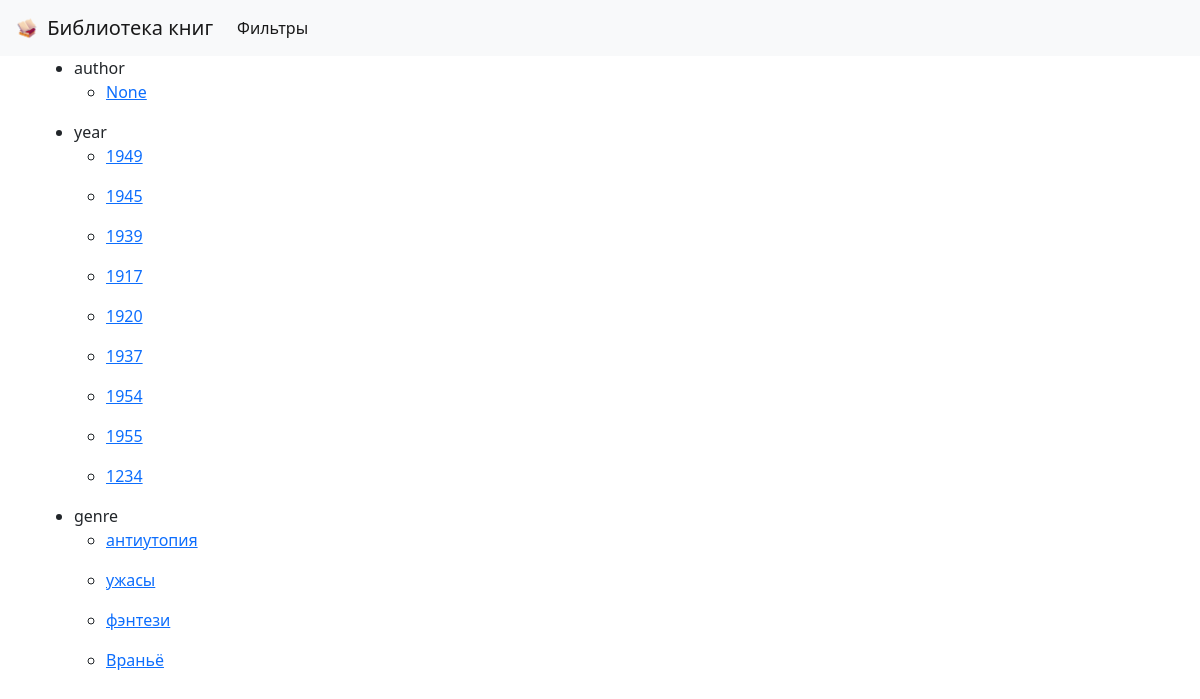
Page /allfilters/ on the earlier database version.
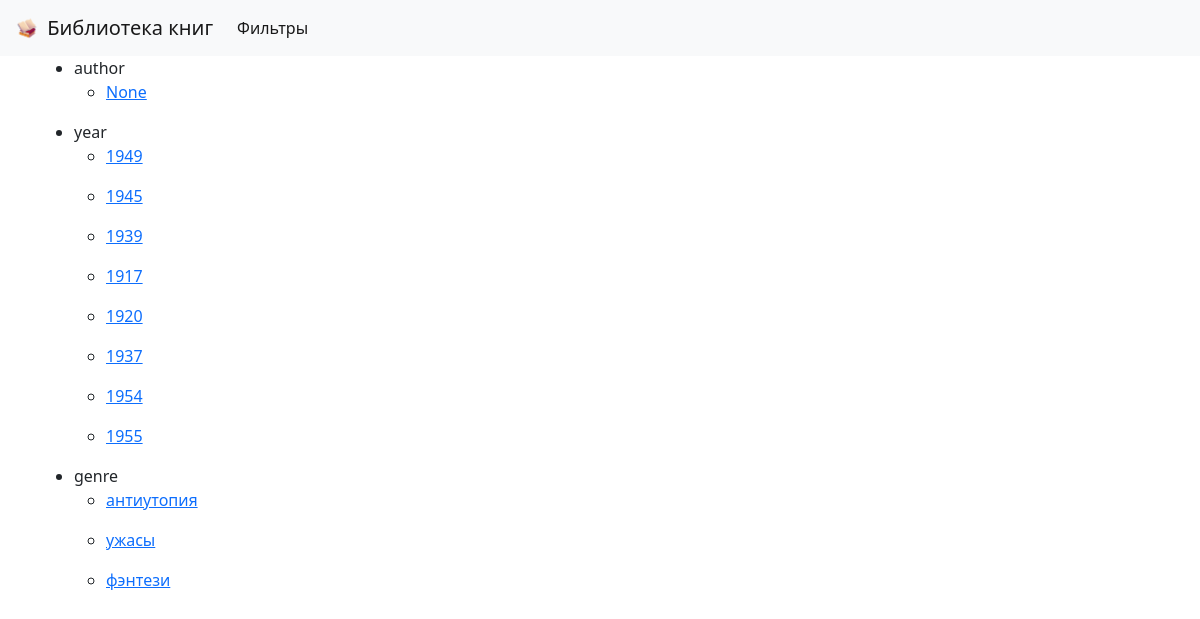
Same page on the later database version.
### book/models.py (models this page shows, shortened)
class Book(models.Model):
    class Status(models.TextChoices):
        DRAFT = 'DF', 'Черновик'
        PUBLISHED = 'PB', 'Опубликовано'
    title = models.CharField(
        verbose_name='Название',
        help_text='Название книги до 100 символов',
        max_length=100,
    )
    author = models.ForeignKey('Author', on_delete=models.PROTECT)
    year = models.DecimalField(
        verbose_name='Год издания',
        help_text='Год издания книги',
        max_digits=4,
        decimal_places=0,
        blank=False,
    )
    genre = models.CharField(
        verbose_name='Жанр',
        help_text='Жанр книги до 50 символов',
        max_length=50,
        blank=False,
    )
    cover = models.ImageField(
        upload_to='img/covers',
        default='/img/covers/no_photo.webp',
        verbose_name='Обложка',
    )
    publish = models.DateTimeField(
        verbose_name='Дата публикации',
        default=timezone.now,
    )
    created = models.DateTimeField(
        verbose_name='Дата создания',
        auto_now_add=True,
    )
    updated = models.DateTimeField(
        verbose_name='Дата изменения',
        auto_now=True,
    )
    status = models.CharField(
        verbose_name='Статус',
        max_length=2,
        choices=Status.choices,
        default=Status.DRAFT,
    )
    objects = models.Manager()
    published = PublishedManager()
    class Meta:
        ordering = ['id']
        verbose_name = 'книгу'
        verbose_name_plural = 'Книги'

### book/views.py (the view)
# urls.py: path('allfilters/', views.all_filters, name='all_filters'),
def all_filters(request):
    global FILTER_LIST
    list_filters = dict()
    for filter in FILTER_LIST[1:]:
        list_filters.setdefault(filter, [])
    books = list(Book.objects.values())
    for book in books:
        for filter in FILTER_LIST[1:]:
            if book.get(filter) not in list_filters.get(filter):
                list_filters[filter].append(book.get(filter))
    return render(request, 'library/filters.html', {'list_filters': list_filters})

### templates/library/filters.html (shortened to what this page needs)
{% extends "library/base.html" %}
{% block content %}
<ul>
    {% for filter, value in list_filters.items %}
    <li>
        {{ filter }}
        <ul>
            {% for el in value %}
            <li>
                <div>
                    <p><a href="/filter/{{ filter }}?param={{ el }}">{{ el }}</a></p>
                </div>
            </li>
            {% endfor %}
        </ul>
    </li>
    {% endfor %}
</ul>
{% endblock %}

Differences in the rows shown:
removed Book: value "1234" "Враньё"
